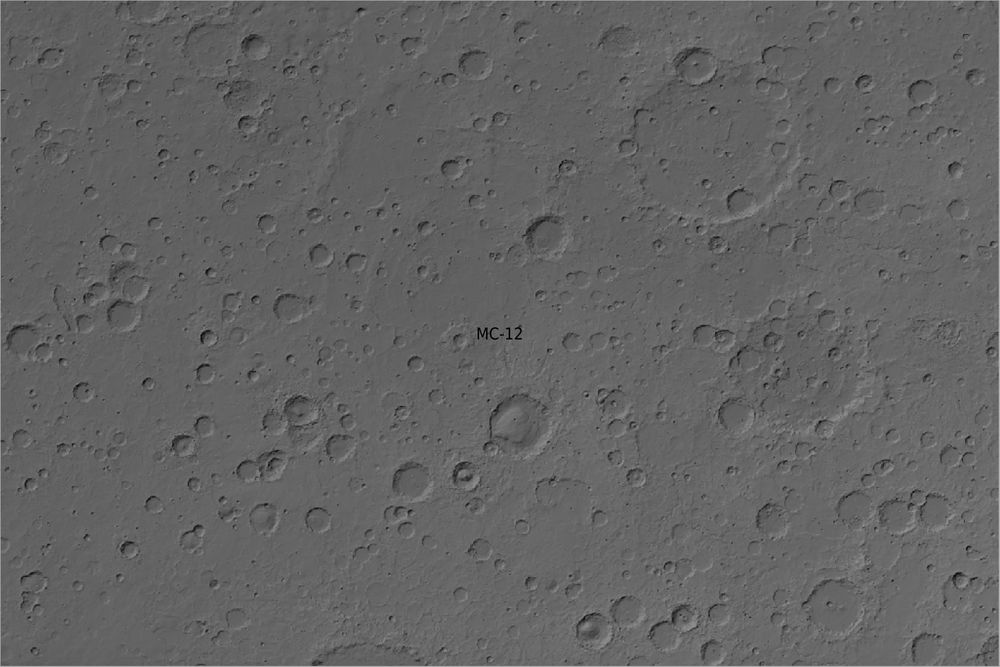
#> input picture MC-12.png, 1000 x 667 px, shrunk from 2016 x 1344 before the run, found by its file name
$ jupyter execute 'Crater_plot (1).ipynb'   (shell and % lines are left out)
#> lines starting #> are read from the running program, lines starting #| are printed output that depends on the picture; after the words box and inside, x2 and y2 are one past the last pixel; in counts of white or black regions, pixels touching at a corner belong together; long printed decimals are rounded
[cell 1]
import matplotlib.pyplot as plt
import matplotlib.image as mpimg
import numpy as np
import cv2 as cv
print(cv.__version__)
import time

def nothing(x):
    pass

# [15 lines of commented-out code are left out]
img = cv.imread("Crater Project/MC-12.png", cv.IMREAD_GRAYSCALE)
#> img is the input picture: shape (667, 1000); min 0, max 181, mean 99.2
# [20 lines of commented-out code are left out]
assert img is not None, "File could not be read, check with os.path.exists()"

# introduce blur to remove noise, remove blur to acquire smaller craters.
#img = cv.medianBlur(img, 9)
# convert to geyscale
cimg = cv.cvtColor(img, cv.COLOR_GRAY2BGR)

# Create a window and trackbars to alter parameters
cv.namedWindow('Crater Detection')
cv.createTrackbar('Parameter 1', 'Crater Detection', 30, 100, nothing)
cv.createTrackbar('Parameter 2', 'Crater Detection', 3, 100, nothing)
cv.createTrackbar('Min Radius', 'Crater Detection', 0, 100, nothing)
cv.createTrackbar('Max Radius', 'Crater Detection', 50, 100, nothing)

while True:
    # Get current positions of trackbars
    param1 = cv.getTrackbarPos('Parameter 1', 'Crater Detection')
    param2 = cv.getTrackbarPos('Parameter 2', 'Crater Detection')
    min_radius = cv.getTrackbarPos('Min Radius', 'Crater Detection')
    max_radius = cv.getTrackbarPos('Max Radius', 'Crater Detection')

    # Detect circles
    craters = cv.HoughCircles(img, cv.HOUGH_GRADIENT, 1, 35,
                              param1=param1, param2=param2,
                              minRadius=min_radius, maxRadius=max_radius)
#> craters = 388 rows, first 8: [450.5, 390.5, 49.4], [587.5, 186.5, 49.4], [833.5, 616.5, 49.4], [887.5, 345.5, 49.4], [757.5, 486.5, 49.4], [504.5, 188.5, 49.4], [737.5, 193.5, 49.4], [758.5, 295.5, 49.4]

    # Make a copy of the image to draw on
    draw_img = cimg.copy()

    if craters is not None:
        craters = np.uint16(np.around(craters))
#> craters = 388 rows, first 8: [450, 390, 49], [588, 186, 49], [834, 616, 49], [888, 346, 49], [758, 486, 49], [504, 188, 49], [738, 194, 49], [758, 296, 49]
        for i in craters[0, :]:
            # Draw the outer circle
            #cv.circle(display_img, (i[0], i[1]), i[2], (0, 255, 0), 2)
            # Draw the center of the circle
            cv.circle(draw_img, (i[0], i[1]), 2, (0, 0, 255), 3)
#> this loop made 388 passes
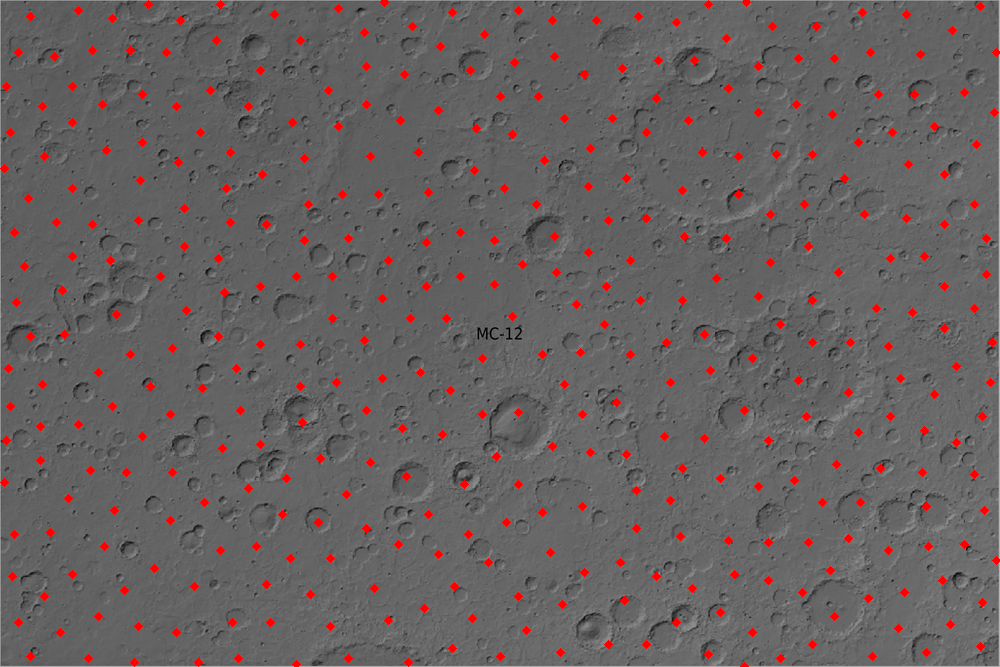
#> draw_img: shape (667, 1000, 3); 2.38% of pixels changed, all inside (x1, y1, x2, y2) = (0, 0, 1000, 667)
#    else:
#        print("No craters were found.")

    # Show the result
    cv.imshow('Crater Detection', draw_img)

    # Exit if 'q' is pressed
    if cv.waitKey(1) & 0xFF == ord('q'):
#> (key q is pressed here)
        break

cv.destroyAllWindows()
cv.waitKey(1)
#> Out = 113

[cell 2]
#print(craters)
#print(craters.shape)

# flatten the 3D crater array to 2D
craters2d = craters.reshape(-1, 3)
#> craters2d has the same summary as craters

# sort craters into ascending order of radius
craters2d = craters2d[craters2d[:, 2].argsort()]
#> craters2d = 388 rows, first 8: [744, 666, 2], [588, 252, 2], [148, 4, 2], [890, 416, 2], [848, 538, 2], [682, 468, 2], [934, 394, 2], [522, 264, 2]
#print(craters2d)

# save sorted crater file as external text file, can be used to check and compare between files. To save multiple change image number.
np.savetxt('craters_MC-02_2d.txt', craters2d)

#print(craters2d[:, 2].size)
#print(np.max(craters2d[:, 2]))

# obtain the cumulative frequency of the craters for increasing radius
craters2d_radius = craters2d[:, 2]
#> craters2d_radius = 388 values from 2 to 49
def calculate_cumulative_frequency(array):

  # Create a frequency array
  frequency_array = np.zeros(49, dtype=int)
  for value in array:
    frequency_array[value - 1] += 1
#> this loop made 388 passes
#> value on passes 1, 4, 5: 2, 2, 2
#> after the loop, frequency_array = 49 values, max 77 at index 48, min 0 at index 0, mean 7.92

  # Calculate cumulative frequency
  cumulative_frequency = np.cumsum(frequency_array)
#> cumulative_frequency = 49 values from 0 to 388

  return cumulative_frequency

# apply cumulative frequency function
cumulative_freq = calculate_cumulative_frequency(craters2d_radius)
#> cumulative_freq = 49 values from 0 to 388
#print(cumulative_freq)

# calculate total cumulative frequency and frequency density
total_freq = np.max(cumulative_freq)
#> total_freq = 388
#print(np.max(total_freq))

# the values of the img area change. for img 02-08 and 24-29: .
#img_area = 1088071
# For 09-23:
img_area = 1111072


freq_density = total_freq / img_area
#> freq_density = 0.000349
# gives the final value of the cumulative crater frequency data of the image units are km^-2
print(freq_density)
#| 0.0003492

[cell 3]
D = np.linspace(1, 49, 49)
print(D)
# produce plot comparing cummulative crater frequency as a function of radius
# 0.63 is the distance in km a pixel represents
plt.plot((D * 0.63), cumulative_freq)
plt.title('Cumulative Crater Frequency as a function of Radius')
plt.ylabel('Cummualtive Crater Frequency N')
plt.xlabel('Crater Radius (km)')
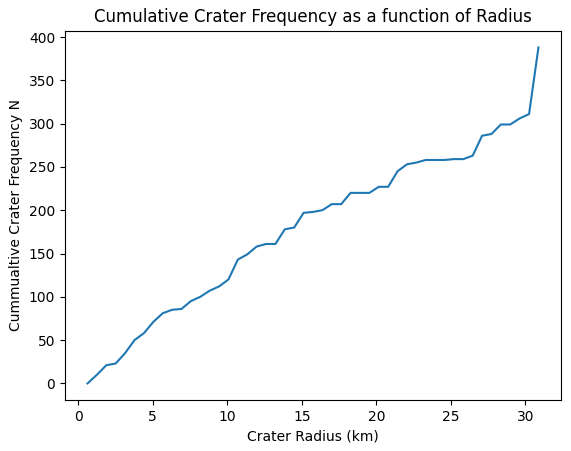
#> figure drawn by matplotlib, 1 panel; curve peaks at x = 30.87, y = 388

$ run again, with MC-02.png copied over MC-12.png
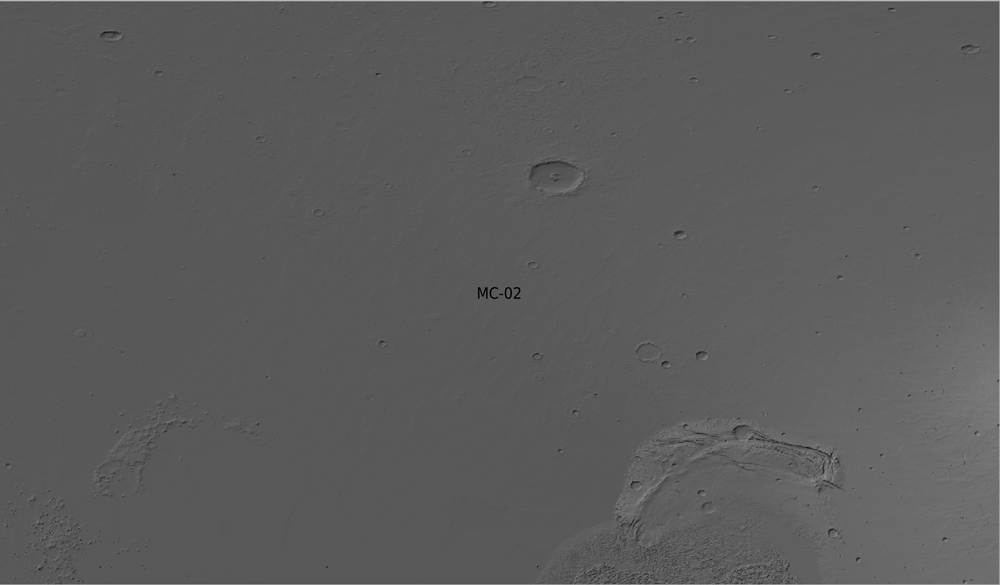
#> input picture MC-02.png, 1000 x 585 px, shrunk from 2100 x 1228 before the run, found by its file name
#> img is the input picture: shape (585, 1000); min 0, max 186, mean 91.8
#> `craters = cv.HoughCircles(img, cv.HOUGH_GRADIENT, 1, 35, param1=param1..`: craters = 305 rows, first 8: [692.5, 480.5, 49.4], [771.5, 492.5, 49.4], [675.5, 515.5, 49.4], [728.5, 491.5, 49.4], [790.5, 541.5, 42.7], [706.5, 404.5, 47.2], [569.5, 110.5, 49.4], [598.5, 517.5, 49.4]
#> `craters = np.uint16(np.around(craters))`: craters = 305 rows, first 8: [692, 480, 49], [772, 492, 49], [676, 516, 49], [728, 492, 49], [790, 542, 43], [706, 404, 47], [570, 110, 49], [598, 518, 49]
#> the loop `for i in craters[0, :]:` made 305 passes
#> after the loop `for i in craters[0, :]:`:
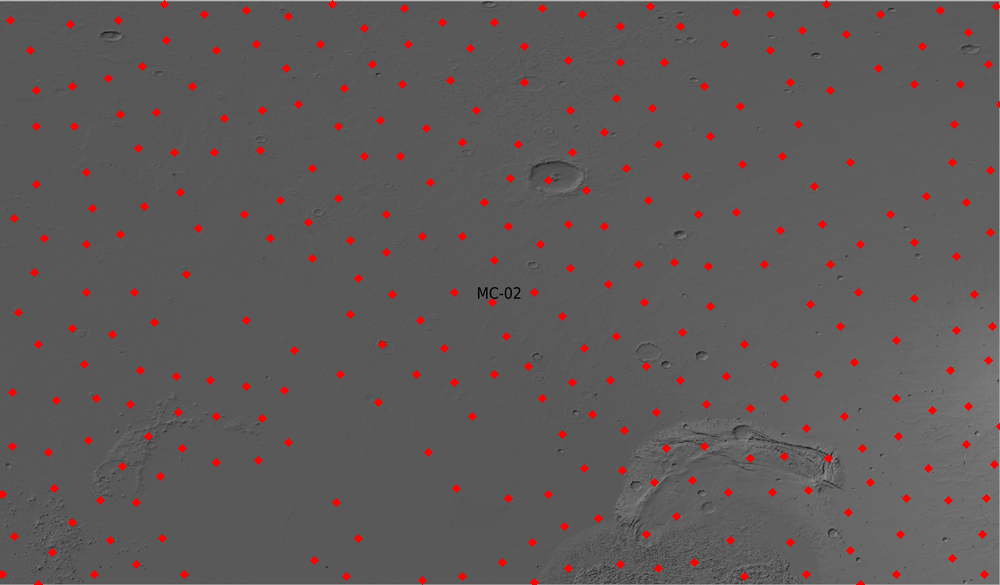
#> draw_img: shape (585, 1000, 3); 2.12% of pixels changed, all inside (x1, y1, x2, y2) = (0, 0, 1000, 585)
#> Out = 113
#> `craters2d = craters.reshape(-1, 3)`: craters2d has the same summary as craters
#> `craters2d = craters2d[craters2d[:, 2].argsort()]`: craters2d = 305 rows, first 8: [1000, 104, 1], [428, 452, 1], [456, 488, 1], [12, 392, 1], [742, 164, 1], [828, 458, 1], [422, 580, 1], [994, 464, 1]
#> craters2d_radius = 305 values from 1 to 49
#> the loop in calculate_cumulative_frequency, `for value in array:` made 305 passes
#> value on passes 3 to 5: 1, 1, 1
#> after the loop in calculate_cumulative_frequency, `for value in array:`: frequency_array = 49 values, max 50 at index 48, min 1 at index 3, mean 6.22
#> cumulative_frequency = 49 values from 14 to 305
#> total_freq = 305
#> freq_density = 0.000275
#| 0.0002745
#> `[cell 3] D = np.linspace(1, 49, 49) print(D) # produce plot comparing ..`:
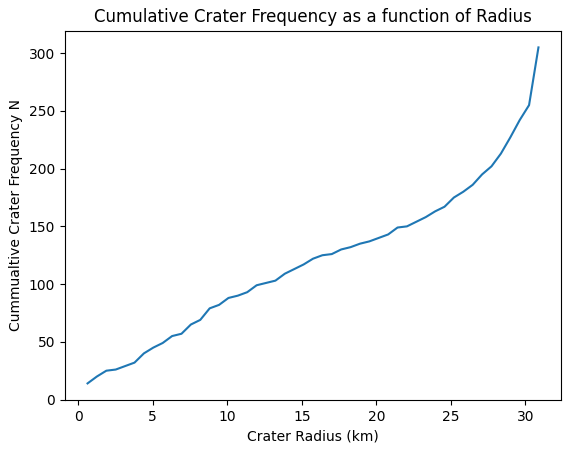
#> figure drawn by matplotlib, 1 panel; curve peaks at x = 30.87, y = 305

$ run again, with MC-03.png copied over MC-12.png
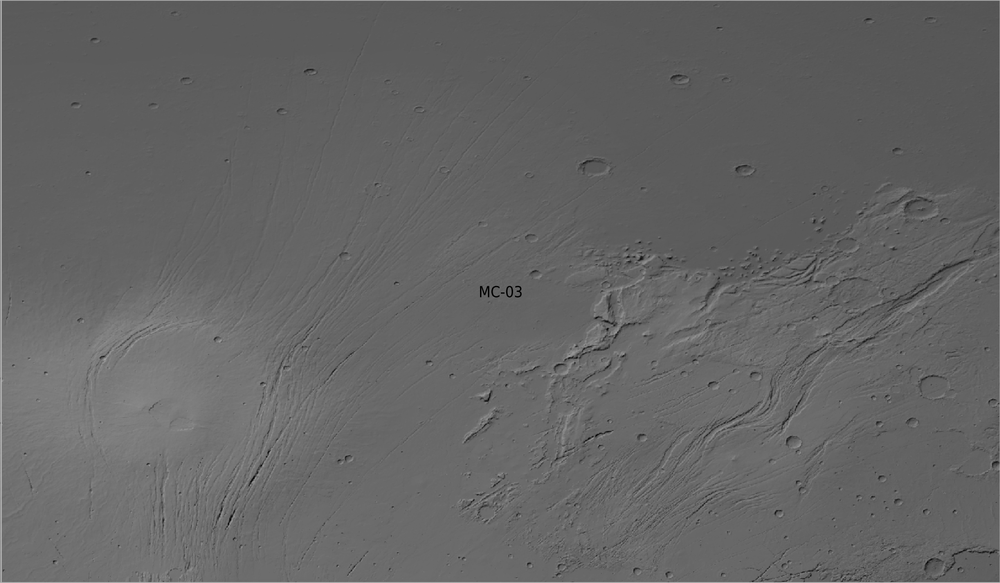
#> input picture MC-03.png, 1000 x 583 px, shrunk from 2154 x 1256 before the run, found by its file name
#> img is the input picture: shape (583, 1000); min 0, max 178, mean 100.4
#> `craters = cv.HoughCircles(img, cv.HOUGH_GRADIENT, 1, 35, param1=param1..`: craters = 334 rows, first 8: [641.5, 330.5, 49.4], [713.5, 373.5, 49.4], [598.5, 413.5, 49.4], [833.5, 396.5, 49.4], [732.5, 468.5, 49.4], [902.5, 236.5, 42.7], [632.5, 431.5, 49.4], [902.5, 357.5, 49.4]
#> `craters = np.uint16(np.around(craters))`: craters = 334 rows, first 8: [642, 330, 49], [714, 374, 49], [598, 414, 49], [834, 396, 49], [732, 468, 49], [902, 236, 43], [632, 432, 49], [902, 358, 49]
#> the loop `for i in craters[0, :]:` made 334 passes
#> after the loop `for i in craters[0, :]:`:
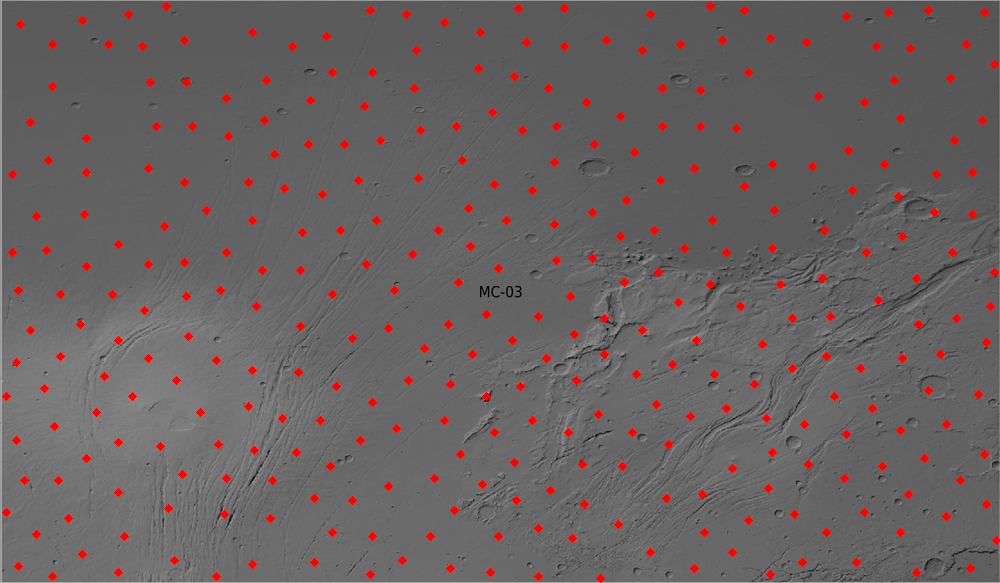
#> draw_img: shape (583, 1000, 3); 2.35% of pixels changed, all inside (x1, y1, x2, y2) = (2, 2, 1000, 583)
#> Out = 113
#> `craters2d = craters.reshape(-1, 3)`: craters2d has the same summary as craters
#> `craters2d = craters2d[craters2d[:, 2].argsort()]`: craters2d = 334 rows, first 8: [894, 80, 1], [86, 172, 1], [568, 432, 2], [846, 434, 3], [808, 464, 3], [780, 284, 3], [658, 272, 3], [710, 284, 3]
#> craters2d_radius = 334 values from 1 to 49
#> the loop in calculate_cumulative_frequency, `for value in array:` made 334 passes
#> value on passes 5 to 7: 3, 3, 3
#> after the loop in calculate_cumulative_frequency, `for value in array:`: frequency_array = 49 values, max 93 at index 48, min 0 at index 22, mean 6.82
#> cumulative_frequency = 49 values from 2 to 334
#> total_freq = 334
#> freq_density = 0.000301
#| 0.0003006
#> `[cell 3] D = np.linspace(1, 49, 49) print(D) # produce plot comparing ..`:
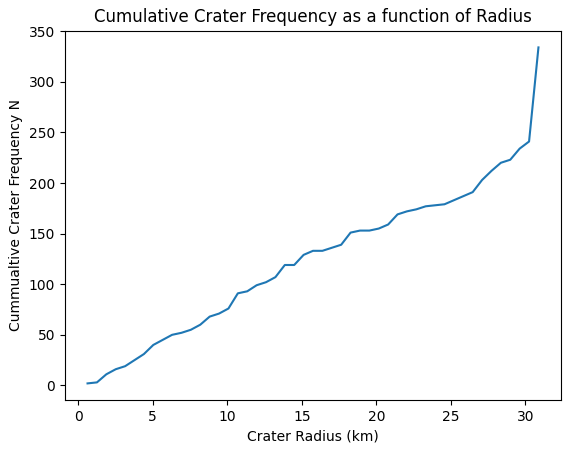
#> figure drawn by matplotlib, 1 panel; curve peaks at x = 30.87, y = 334

$ run again, with MC-04.png copied over MC-12.png
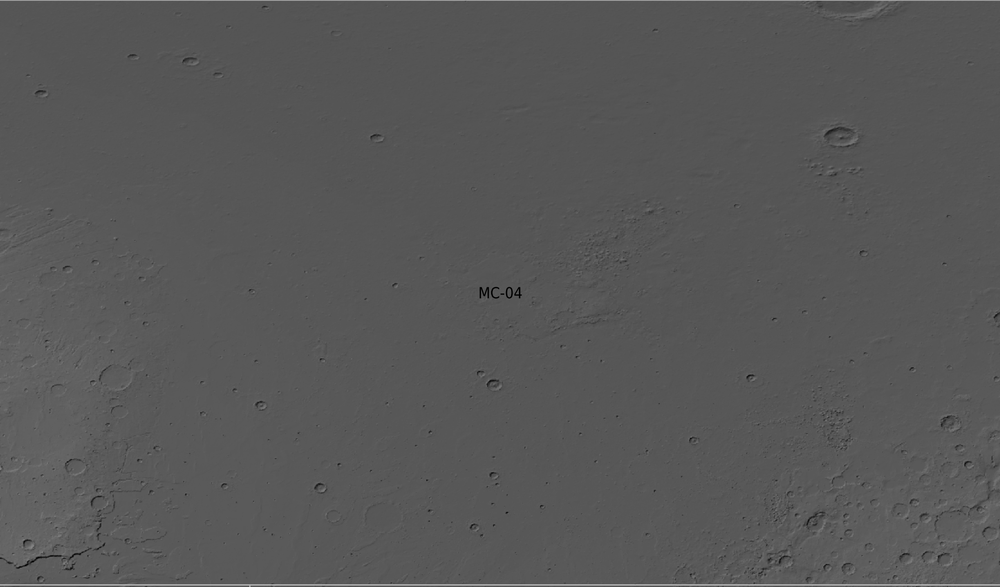
#> input picture MC-04.png, 1000 x 587 px, shrunk from 2148 x 1260 before the run, found by its file name
#> img is the input picture: shape (587, 1000); min 0, max 178, mean 87.5
#> `craters = cv.HoughCircles(img, cv.HOUGH_GRADIENT, 1, 35, param1=param1..`: craters = 327 rows, first 8: [856.5, 535.5, 49.4], [892.5, 533.5, 49.4], [953.5, 495.5, 45], [808.5, 467.5, 49.4], [123.5, 487.5, 49.4], [110.5, 539.5, 49.4], [719.5, 530.5, 49.4], [862.5, 469.5, 49.4]
#> `craters = np.uint16(np.around(craters))`: craters = 327 rows, first 8: [856, 536, 49], [892, 534, 49], [954, 496, 45], [808, 468, 49], [124, 488, 49], [110, 540, 49], [720, 530, 49], [862, 470, 49]
#> the loop `for i in craters[0, :]:` made 327 passes
#> after the loop `for i in craters[0, :]:`:
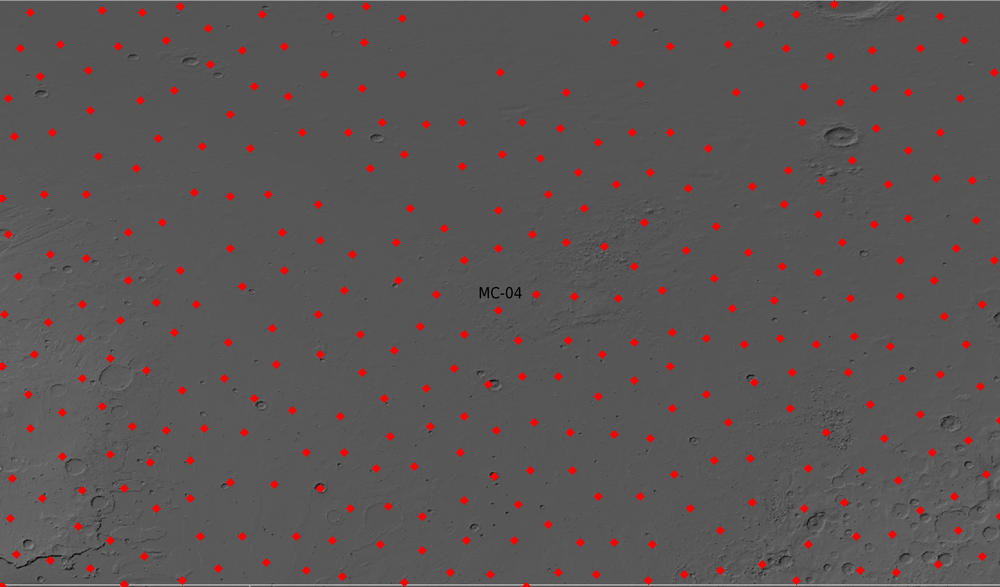
#> draw_img: shape (587, 1000, 3); 2.27% of pixels changed, all inside (x1, y1, x2, y2) = (0, 0, 1000, 587)
#> Out = 113
#> `craters2d = craters.reshape(-1, 3)`: craters2d has the same summary as craters
#> `craters2d = craters2d[craters2d[:, 2].argsort()]`: craters2d = 327 rows, first 8: [2, 366, 1], [124, 584, 1], [640, 84, 1], [2, 586, 2], [844, 502, 2], [488, 384, 2], [404, 582, 3], [526, 586, 4]
#> craters2d_radius = 327 values from 1 to 49
#> the loop in calculate_cumulative_frequency, `for value in array:` made 327 passes
#> value on passes 3 to 5: 1, 2, 2
#> after the loop in calculate_cumulative_frequency, `for value in array:`: frequency_array = 49 values, max 69 at index 48, min 0 at index 30, mean 6.67
#> cumulative_frequency = 49 values from 3 to 327
#> total_freq = 327
#> freq_density = 0.000294
#| 0.0002943
#> `[cell 3] D = np.linspace(1, 49, 49) print(D) # produce plot comparing ..`:
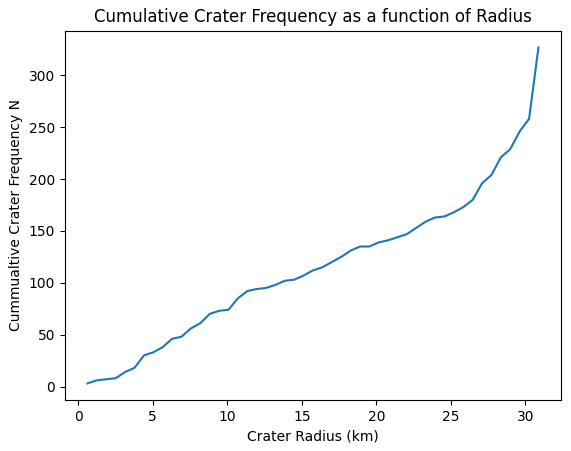
#> figure drawn by matplotlib, 1 panel; curve peaks at x = 30.87, y = 327
